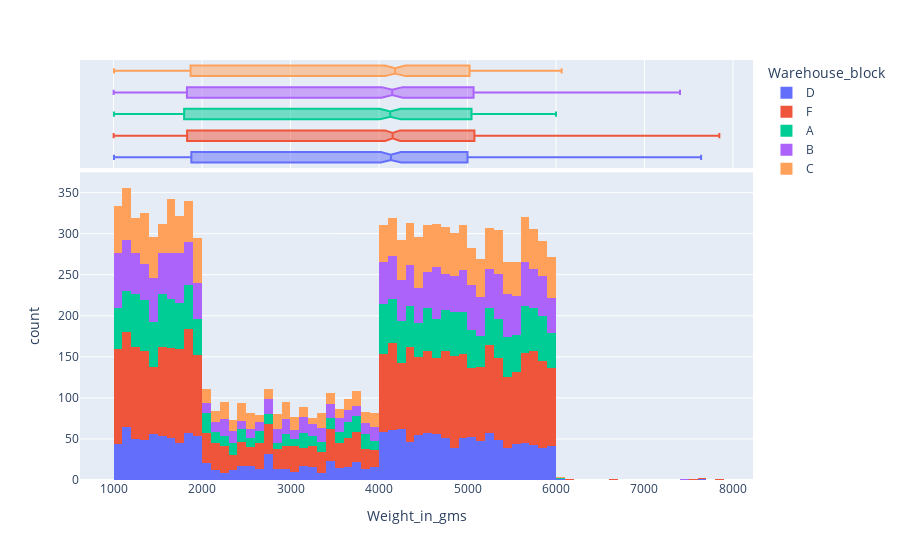

Notebook code for this chart:
### Code cell
# Which warehouse contains most weights
px.histogram(data_frame = df, x = 'Weight_in_gms', nbins = 100,
             color = 'Warehouse_block', marginal = 'box')
# C has bigger median and F has bigger outlier

### Figure 1 — Plotly figure (JSON) as saved in the notebook; plotly's stock layout.template omitted (floating-point values rounded to 4 significant figures; data arrays with more than 128 entries replaced by an {"elided": "..."} marker saying what was removed)
{"data": [{"alignmentgroup": "True", "bingroup": "x", "hovertemplate": "Warehouse_block=D<br>Weight_in_gms=%{x}<br>count=%{y}<extra></extra>", "legendgroup": "D", "marker": {"color": "#636efa", "pattern": {"shape": ""}}, "name": "D", "nbinsx": 100, "offsetgroup": "D", "orientation": "v", "showlegend": true, "type": "histogram", "x": {"elided": "1834 int values"}, "xaxis": "x", "yaxis": "y"}, {"alignmentgroup": "True", "hovertemplate": "Warehouse_block=D<br>Weight_in_gms=%{x}<extra></extra>", "legendgroup": "D", "marker": {"color": "#636efa"}, "name": "D", "notched": true, "offsetgroup": "D", "showlegend": false, "type": "box", "x": {"elided": "1834 int values"}, "xaxis": "x2", "yaxis": "y2"}, {"alignmentgroup": "True", "bingroup": "x", "hovertemplate": "Warehouse_block=F<br>Weight_in_gms=%{x}<br>count=%{y}<extra></extra>", "legendgroup": "F", "marker": {"color": "#EF553B", "pattern": {"shape": ""}}, "name": "F", "nbinsx": 100, "offsetgroup": "F", "orientation": "v", "showlegend": true, "type": "histogram", "x": {"elided": "3666 int values"}, "xaxis": "x", "yaxis": "y"}, {"alignmentgroup": "True", "hovertemplate": "Warehouse_block=F<br>Weight_in_gms=%{x}<extra></extra>", "legendgroup": "F", "marker": {"color": "#EF553B"}, "name": "F", "notched": true, "offsetgroup": "F", "showlegend": false, "type": "box", "x": {"elided": "3666 int values"}, "xaxis": "x2", "yaxis": "y2"}, {"alignmentgroup": "True", "bingroup": "x", "hovertemplate": "Warehouse_block=A<br>Weight_in_gms=%{x}<br>count=%{y}<extra></extra>", "legendgroup": "A", "marker": {"color": "#00cc96", "pattern": {"shape": ""}}, "name": "A", "nbinsx": 100, "offsetgroup": "A", "orientation": "v", "showlegend": true, "type": "histogram", "x": {"elided": "1833 int values"}, "xaxis": "x", "yaxis": "y"}, {"alignmentgroup": "True", "hovertemplate": "Warehouse_block=A<br>Weight_in_gms=%{x}<extra></extra>", "legendgroup": "A", "marker": {"color": "#00cc96"}, "name": "A", "notched": true, "offsetgroup": "A", "showlegend": false, "type": "box", "x": {"elided": "1833 int values"}, "xaxis": "x2", "yaxis": "y2"}, {"alignmentgroup": "True", "bingroup": "x", "hovertemplate": "Warehouse_block=B<br>Weight_in_gms=%{x}<br>count=%{y}<extra></extra>", "legendgroup": "B", "marker": {"color": "#ab63fa", "pattern": {"shape": ""}}, "name": "B", "nbinsx": 100, "offsetgroup": "B", "orientation": "v", "showlegend": true, "type": "histogram", "x": {"elided": "1833 int values"}, "xaxis": "x", "yaxis": "y"}, {"alignmentgroup": "True", "hovertemplate": "Warehouse_block=B<br>Weight_in_gms=%{x}<extra></extra>", "legendgroup": "B", "marker": {"color": "#ab63fa"}, "name": "B", "notched": true, "offsetgroup": "B", "showlegend": false, "type": "box", "x": {"elided": "1833 int values"}, "xaxis": "x2", "yaxis": "y2"}, {"alignmentgroup": "True", "bingroup": "x", "hovertemplate": "Warehouse_block=C<br>Weight_in_gms=%{x}<br>count=%{y}<extra></extra>", "legendgroup": "C", "marker": {"color": "#FFA15A", "pattern": {"shape": ""}}, "name": "C", "nbinsx": 100, "offsetgroup": "C", "orientation": "v", "showlegend": true, "type": "histogram", "x": {"elided": "1833 int values"}, "xaxis": "x", "yaxis": "y"}, {"alignmentgroup": "True", "hovertemplate": "Warehouse_block=C<br>Weight_in_gms=%{x}<extra></extra>", "legendgroup": "C", "marker": {"color": "#FFA15A"}, "name": "C", "notched": true, "offsetgroup": "C", "showlegend": false, "type": "box", "x": {"elided": "1833 int values"}, "xaxis": "x2", "yaxis": "y2"}], "layout": {"barmode": "relative", "legend": {"title": {"text": "Warehouse_block"}, "tracegroupgap": 0}, "margin": {"t": 60}, "xaxis": {"anchor": "y", "domain": [0, 1], "title": {"text": "Weight_in_gms"}}, "xaxis2": {"anchor": "y2", "domain": [0, 1], "matches": "x", "showgrid": true, "showticklabels": false}, "yaxis": {"anchor": "x", "domain": [0, 0.7326], "title": {"text": "count"}}, "yaxis2": {"anchor": "x2", "domain": [0.7426, 1], "matches": "y2", "showgrid": false, "showline": false, "showticklabels": false, "ticks": ""}}}
